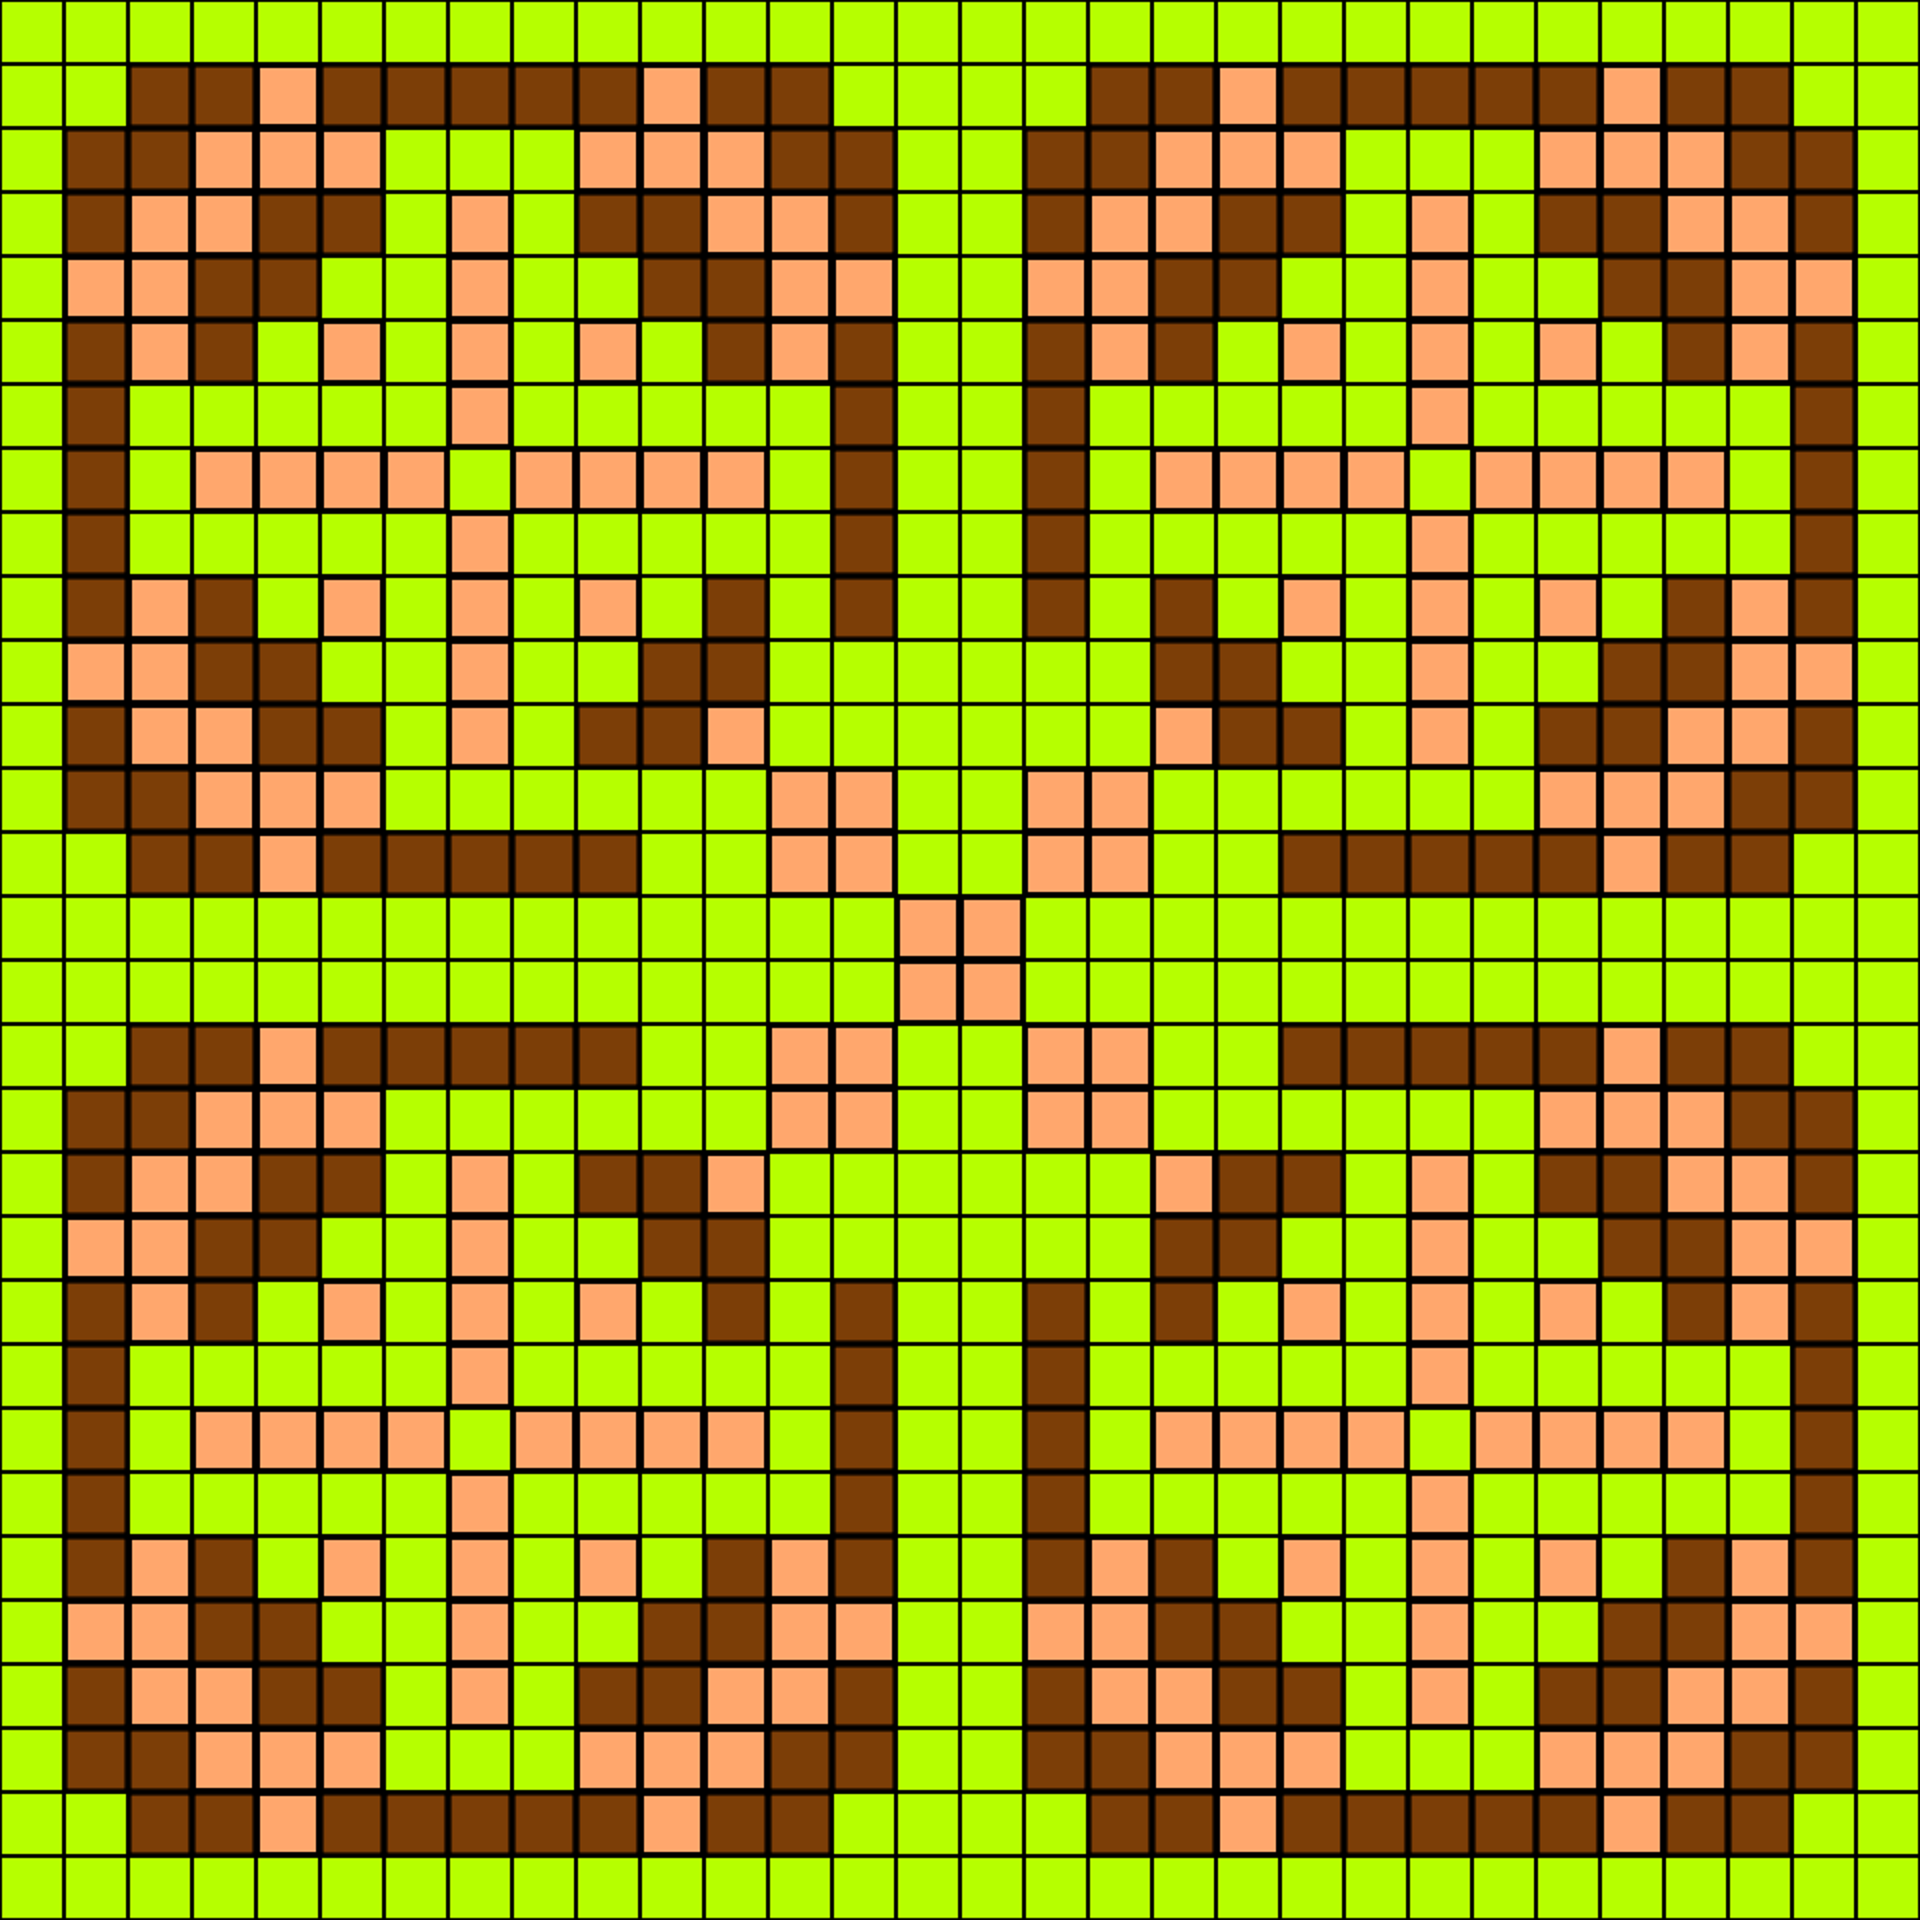

This is a level from a 2D game, rendered from its Tiled map with the project's own tilesets. A one-line summary and the complete map file follow:
An orthogonal 30x30 tile map with 64x64 px tiles, 2 tile layers (background, foreground).

<map version="1.0" tiledversion="1.1.1" orientation="orthogonal" renderorder="right-down" width="30" height="30" tilewidth="64" tileheight="64" infinite="0" nextobjectid="1">
 <tileset firstgid="1" source="../../tilesets/default/tileset.tsx" />
 <layer name="background" width="30" height="30">
  <data encoding="csv">
2,2,2,2,2,2,2,2,2,2,2,2,2,2,2,2,2,2,2,2,2,2,2,2,2,2,2,2,2,2,
2,2,2,2,2,2,2,2,2,2,2,2,2,2,2,2,2,2,2,2,2,2,2,2,2,2,2,2,2,2,
2,2,2,2,2,2,2,2,2,2,2,2,2,2,2,2,2,2,2,2,2,2,2,2,2,2,2,2,2,2,
2,2,2,2,2,2,2,2,2,2,2,2,2,2,2,2,2,2,2,2,2,2,2,2,2,2,2,2,2,2,
2,2,2,2,2,2,2,2,2,2,2,2,2,2,2,2,2,2,2,2,2,2,2,2,2,2,2,2,2,2,
2,2,2,2,2,2,2,2,2,2,2,2,2,2,2,2,2,2,2,2,2,2,2,2,2,2,2,2,2,2,
2,2,2,2,2,2,2,2,2,2,2,2,2,2,2,2,2,2,2,2,2,2,2,2,2,2,2,2,2,2,
2,2,2,2,2,2,2,2,2,2,2,2,2,2,2,2,2,2,2,2,2,2,2,2,2,2,2,2,2,2,
2,2,2,2,2,2,2,2,2,2,2,2,2,2,2,2,2,2,2,2,2,2,2,2,2,2,2,2,2,2,
2,2,2,2,2,2,2,2,2,2,2,2,2,2,2,2,2,2,2,2,2,2,2,2,2,2,2,2,2,2,
2,2,2,2,2,2,2,2,2,2,2,2,2,2,2,2,2,2,2,2,2,2,2,2,2,2,2,2,2,2,
2,2,2,2,2,2,2,2,2,2,2,2,2,2,2,2,2,2,2,2,2,2,2,2,2,2,2,2,2,2,
2,2,2,2,2,2,2,2,2,2,2,2,2,2,2,2,2,2,2,2,2,2,2,2,2,2,2,2,2,2,
2,2,2,2,2,2,2,2,2,2,2,2,2,2,2,2,2,2,2,2,2,2,2,2,2,2,2,2,2,2,
2,2,2,2,2,2,2,2,2,2,2,2,2,2,2,2,2,2,2,2,2,2,2,2,2,2,2,2,2,2,
2,2,2,2,2,2,2,2,2,2,2,2,2,2,2,2,2,2,2,2,2,2,2,2,2,2,2,2,2,2,
2,2,2,2,2,2,2,2,2,2,2,2,2,2,2,2,2,2,2,2,2,2,2,2,2,2,2,2,2,2,
2,2,2,2,2,2,2,2,2,2,2,2,2,2,2,2,2,2,2,2,2,2,2,2,2,2,2,2,2,2,
2,2,2,2,2,2,2,2,2,2,2,2,2,2,2,2,2,2,2,2,2,2,2,2,2,2,2,2,2,2,
2,2,2,2,2,2,2,2,2,2,2,2,2,2,2,2,2,2,2,2,2,2,2,2,2,2,2,2,2,2,
2,2,2,2,2,2,2,2,2,2,2,2,2,2,2,2,2,2,2,2,2,2,2,2,2,2,2,2,2,2,
2,2,2,2,2,2,2,2,2,2,2,2,2,2,2,2,2,2,2,2,2,2,2,2,2,2,2,2,2,2,
2,2,2,2,2,2,2,2,2,2,2,2,2,2,2,2,2,2,2,2,2,2,2,2,2,2,2,2,2,2,
2,2,2,2,2,2,2,2,2,2,2,2,2,2,2,2,2,2,2,2,2,2,2,2,2,2,2,2,2,2,
2,2,2,2,2,2,2,2,2,2,2,2,2,2,2,2,2,2,2,2,2,2,2,2,2,2,2,2,2,2,
2,2,2,2,2,2,2,2,2,2,2,2,2,2,2,2,2,2,2,2,2,2,2,2,2,2,2,2,2,2,
2,2,2,2,2,2,2,2,2,2,2,2,2,2,2,2,2,2,2,2,2,2,2,2,2,2,2,2,2,2,
2,2,2,2,2,2,2,2,2,2,2,2,2,2,2,2,2,2,2,2,2,2,2,2,2,2,2,2,2,2,
2,2,2,2,2,2,2,2,2,2,2,2,2,2,2,2,2,2,2,2,2,2,2,2,2,2,2,2,2,2,
2,2,2,2,2,2,2,2,2,2,2,2,2,2,2,2,2,2,2,2,2,2,2,2,2,2,2,2,2,2
</data>
 </layer>
 <layer name="foreground" width="30" height="30">
  <data encoding="csv">
2,2,2,2,2,2,2,2,2,2,2,2,2,2,2,2,2,2,2,2,2,2,2,2,2,2,2,2,2,2,
2,2,4,4,3,4,4,4,4,4,3,4,4,2,2,2,2,4,4,3,4,4,4,4,4,3,4,4,2,2,
2,4,4,3,3,3,2,2,2,3,3,3,4,4,2,2,4,4,3,3,3,2,2,2,3,3,3,4,4,2,
2,4,3,3,4,4,2,3,2,4,4,3,3,4,2,2,4,3,3,4,4,2,3,2,4,4,3,3,4,2,
2,3,3,4,4,2,2,3,2,2,4,4,3,3,2,2,3,3,4,4,2,2,3,2,2,4,4,3,3,2,
2,4,3,4,2,3,2,3,2,3,2,4,3,4,2,2,4,3,4,2,3,2,3,2,3,2,4,3,4,2,
2,4,2,2,2,2,2,3,2,2,2,2,2,4,2,2,4,2,2,2,2,2,3,2,2,2,2,2,4,2,
2,4,2,3,3,3,3,2,3,3,3,3,2,4,2,2,4,2,3,3,3,3,2,3,3,3,3,2,4,2,
2,4,2,2,2,2,2,3,2,2,2,2,2,4,2,2,4,2,2,2,2,2,3,2,2,2,2,2,4,2,
2,4,3,4,2,3,2,3,2,3,2,4,2,4,2,2,4,2,4,2,3,2,3,2,3,2,4,3,4,2,
2,3,3,4,4,2,2,3,2,2,4,4,2,2,2,2,2,2,4,4,2,2,3,2,2,4,4,3,3,2,
2,4,3,3,4,4,2,3,2,4,4,3,2,2,2,2,2,2,3,4,4,2,3,2,4,4,3,3,4,2,
2,4,4,3,3,3,2,2,2,2,2,2,3,3,2,2,3,3,2,2,2,2,2,2,3,3,3,4,4,2,
2,2,4,4,3,4,4,4,4,4,2,2,3,3,2,2,3,3,2,2,4,4,4,4,4,3,4,4,2,2,
2,2,2,2,2,2,2,2,2,2,2,2,2,2,3,3,2,2,2,2,2,2,2,2,2,2,2,2,2,2,
2,2,2,2,2,2,2,2,2,2,2,2,2,2,3,3,2,2,2,2,2,2,2,2,2,2,2,2,2,2,
2,2,4,4,3,4,4,4,4,4,2,2,3,3,2,2,3,3,2,2,4,4,4,4,4,3,4,4,2,2,
2,4,4,3,3,3,2,2,2,2,2,2,3,3,2,2,3,3,2,2,2,2,2,2,3,3,3,4,4,2,
2,4,3,3,4,4,2,3,2,4,4,3,2,2,2,2,2,2,3,4,4,2,3,2,4,4,3,3,4,2,
2,3,3,4,4,2,2,3,2,2,4,4,2,2,2,2,2,2,4,4,2,2,3,2,2,4,4,3,3,2,
2,4,3,4,2,3,2,3,2,3,2,4,2,4,2,2,4,2,4,2,3,2,3,2,3,2,4,3,4,2,
2,4,2,2,2,2,2,3,2,2,2,2,2,4,2,2,4,2,2,2,2,2,3,2,2,2,2,2,4,2,
2,4,2,3,3,3,3,2,3,3,3,3,2,4,2,2,4,2,3,3,3,3,2,3,3,3,3,2,4,2,
2,4,2,2,2,2,2,3,2,2,2,2,2,4,2,2,4,2,2,2,2,2,3,2,2,2,2,2,4,2,
2,4,3,4,2,3,2,3,2,3,2,4,3,4,2,2,4,3,4,2,3,2,3,2,3,2,4,3,4,2,
2,3,3,4,4,2,2,3,2,2,4,4,3,3,2,2,3,3,4,4,2,2,3,2,2,4,4,3,3,2,
2,4,3,3,4,4,2,3,2,4,4,3,3,4,2,2,4,3,3,4,4,2,3,2,4,4,3,3,4,2,
2,4,4,3,3,3,2,2,2,3,3,3,4,4,2,2,4,4,3,3,3,2,2,2,3,3,3,4,4,2,
2,2,4,4,3,4,4,4,4,4,3,4,4,2,2,2,2,4,4,3,4,4,4,4,4,3,4,4,2,2,
2,2,2,2,2,2,2,2,2,2,2,2,2,2,2,2,2,2,2,2,2,2,2,2,2,2,2,2,2,2
</data>
 </layer>
</map>
